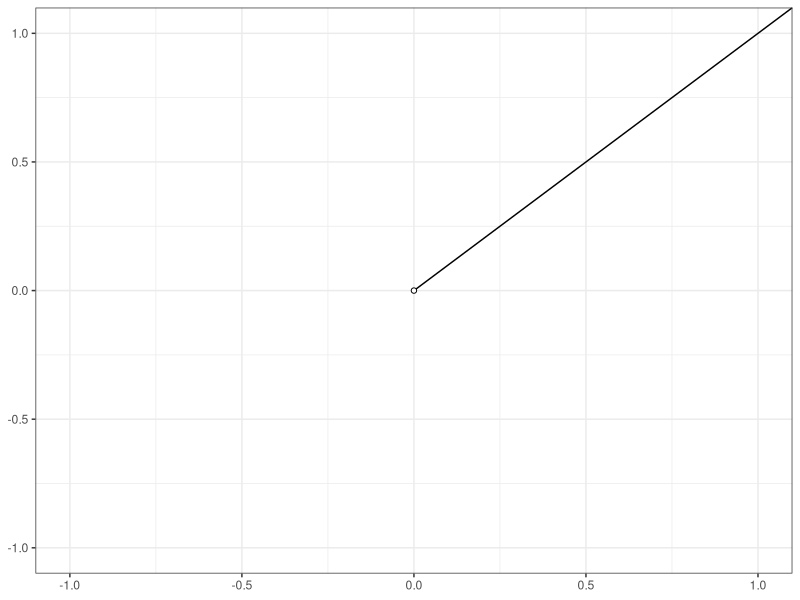

Source code (R):
## ---- chunk 1
knitr::opts_chunk$set(echo = TRUE, 
                      comment = NA, 
                      warning = FALSE, 
                      message = FALSE, 
                      fig.pos = 'H', 
                      fig.align = 'center', 
                      fig.height = 3, 
                      fig.width = 6, 
                      fig.dpi = 300)
options(xtable.comment = FALSE, 
        xtable.table.placement = 'H')
## ---- chunk 2
library(ggplot2)

ggplot() + 
  geom_line(aes(x = c(0, 5), y = c(0, 5))) + 
  coord_cartesian(xlim = c(-1, 1), 
                  ylim = c(-1, 1)) + 
  geom_point(aes(x = 0, y = 0), shape = 21, fill = 'white') + 
  theme_bw() + 
  labs(x = NULL, y = NULL)
